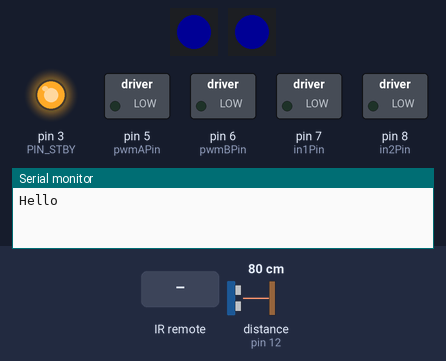
The program below on a simulated Arduino Uno, built with avr-gcc and run on an emulated ATmega328P. Parts: 2 × 1 RGB LEDs in strip order, left to right, switched loads named in the program (green lamp = pin HIGH), output pins drawn as LEDs (lit = HIGH), the last lines printed to the serial monitor. Wiring (inferred from the names in the program): ultrasonic range finder: trigger pin 13; echo pin 12. Inputs (shaded band) come from the test bench; at power-on: distance to the obstacle (sensor on pin 12) 80 cm. The echo pulse lasts 58.3 µs per cm; dim RGB values are drawn brighter than linear; pins used as bus, display or sensor lines are not drawn.

Above: at 1.2 s.
1.3 s: infrared code 0xB946FF00 received
At 1.46 s:
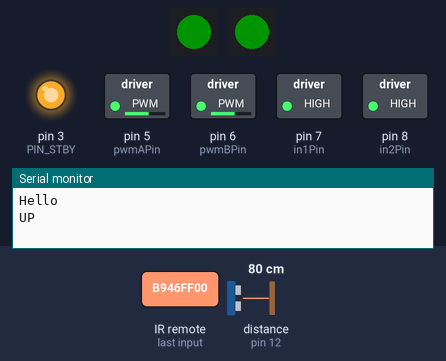
3.0 s: infrared code 0xEA15FF00 received
At 3.15 s:
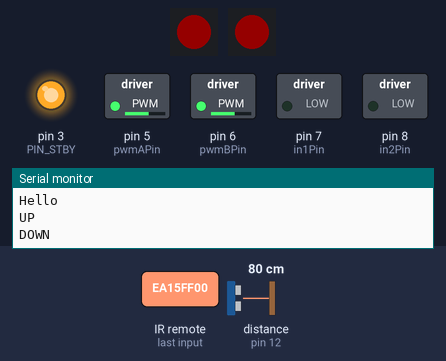
4.7 s: infrared code 0xBC43FF00 received
At 4.81 s:
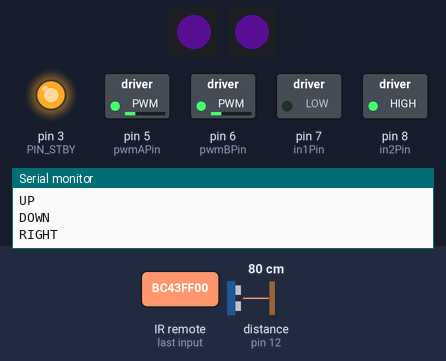
6.4 s: infrared code 0xBB44FF00 received
At 6.53 s:
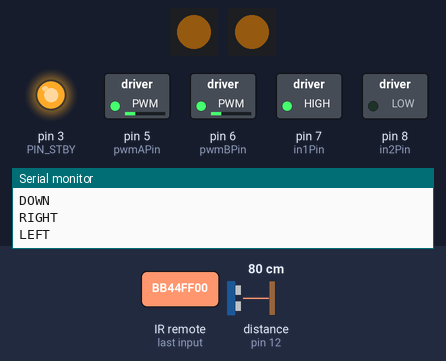
8.1 s: infrared code 0xBF40FF00 received
At 8.5 s:
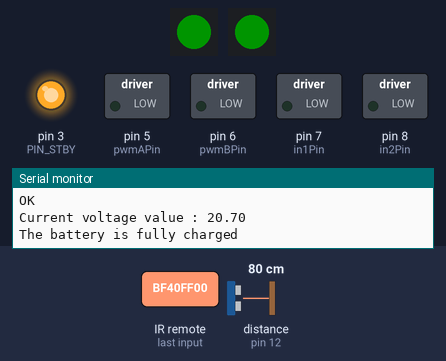
Timing chart, 0 to 11.1 s (numbered marks = the images above; inputs shaded):
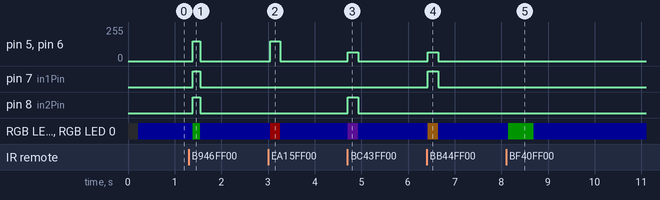

The program:

main.cpp
```cpp
#include <Arduino.h>
#include <IRremote.h>
#include "definitions.h"
#include "MotionControl.h"
#include "Battery.h"
#include "UltrasonicSensor.h"

UltrasonicSensor us(PIN_TRIG, PIN_ECHO);
int distanceCm;

//int Volt = 0;

//#include "demo_libraries.h"

MotionControl aserial;
unsigned long preMillis;
uint32_t commandReceived = 0;

const uint32_t buttonOK = 0xBF40FF00;
const uint32_t buttonUp = 0xB946FF00;
const uint32_t buttonDown = 0xEA15FF00;
const uint32_t buttonRight = 0xBC43FF00;
const uint32_t buttonLeft = 0xBB44FF00;

uint32_t Commands[] = {buttonOK, buttonUp, buttonDown, buttonRight, buttonLeft};
bool isCommand(uint32_t command);

void setup() {
    Serial.begin(9600);
    Serial.println("Hello");
    IrReceiver.begin(PIN_IR); // Start the receiver
    voltageInit(PIN_BT);
    us.init();
    distanceCm = us.computeDistance();
}

/*
 * Dobbiamo fare un test per capire esattamente il tempo di campionamento dei tasti
 * da parte del sensore ad infrarossi (diodo), così facendo potremo capire cosa succede
 */
__attribute__((unused)) void loop() {
    distanceCm = us.computeDistance();
//    Serial.println(distanceCm);

    if (IrReceiver.decode()) {
        IrReceiver.resume(); // Receive the next value

        uint32_t buttonReceived = IrReceiver.decodedIRData.decodedRawData;

        if (!isCommand(buttonReceived) && commandReceived != 0) {
            buttonReceived = commandReceived;
        }

        preMillis = millis();

        switch (buttonReceived) {
            case buttonOK:
                aserial.stop();
                Serial.println("OK");

                commandReceived = buttonOK;
                Voltage_Measure(PIN_BT);
                break;

            case buttonUp:
                distanceCm = us.computeDistance();
                Serial.println("UP");

                if(distanceCm < 30){
                    aserial.forward(50);
                }else{
                    aserial.forward(150);
                }
                commandReceived = buttonUp;
//                    IrReceiver.resume(); // Receive the next value
                break;

            case buttonDown:
                Serial.println("DOWN");

                aserial.backward(150);
                commandReceived = buttonDown;
                break;

            case buttonRight:
                Serial.println("RIGHT");

                aserial.right(65);
                commandReceived = buttonRight;
                break;

            case buttonLeft:
                Serial.println("LEFT");

                aserial.left(65);
                commandReceived = buttonLeft;
                break;

            default:
                Serial.println(buttonReceived, HEX);
                break;
        }
    }else{
        if(millis() - preMillis > 200){
            aserial.stop();
            preMillis = millis();
        }
    }
}

bool isCommand(uint32_t command) {
    for (uint32_t cmd : Commands) {
        if (cmd == command) {
            return true;
        }
    }
    return false;
}
```

Battery.h
```cpp
/******************************************************************************/
/**
* @file: Battery.h
* @description: in this file is intended to show the amount of battery
* @author: AngeloDamante
* @author: Vittorio Tiozzo
*/
/******************************************************************************/

#ifndef SMART_CAR_ARDUINO_BATTERY_H
#define SMART_CAR_ARDUINO_BATTERY_H

#include "Arduino.h"
#include "RGBLed.h"

void voltageInit(int pin);
void Voltage_Measure(int pin);


#endif //SMART_CAR_ARDUINO_BATTERY_H
```

Mission.h
```cpp
/********************************************************************************/
/**
 * @file: Mission.h
 * @description: Mission.h declaration
 * @authors: AngeloDamante
 * @authors: Vittorio Tiozzo
 */
/*******************************************************************************/

#ifndef SMART_CAR_ARDUINO_MISSION_H
#define SMART_CAR_ARDUINO_MISSION_H
/********************************************************************************/

//#include "UltrasonicSensor.h"
#include "MotionControl.h"

//MotionControl md(PIN_IN_RIGHT, PIN_IN_LEFT, PIN_PWM_RIGHT, PIN_PWM_LEFT, PIN_STBY);
//UltrasonicSensor us(PIN_TRIG, PIN_ECHO);

/*****************************************************************************/

#endif //SMART_CAR_ARDUINO_MISSION_H
```

MotionControl.h
```cpp
/********************************************************************************/
/**
* @file: moves.h
* @description: Smart Car moves declaration
* @author: AngeloDamante
* @author: Vittorio Tiozzo
*/
/********************************************************************************/

#ifndef SMART_CAR_ARDUINO_MOTIONCONTROL_H
#define SMART_CAR_ARDUINO_MOTIONCONTROL_H

#include "MotorDriver.h"
#include "definitions.h"
#include "RGBLed.h"

/********************************************************************************/
class MotionControl {
public:
    inline explicit MotionControl(
            int in1Pin = PIN_IN_RIGHT,
            int in2Pin = PIN_IN_LEFT,
            int pwmAPin = PIN_PWM_RIGHT,
            int pwmBPin = PIN_PWM_LEFT,
            int stbyPin = PIN_STBY) : md(in1Pin, in2Pin, pwmAPin, pwmBPin, stbyPin) {

        // code that running once time
        md.init();
        md.on();
        led.on();
    };

    /***
     * The car goes on
     * @param speed
     */
    void forward(int speed);

    /***
     * The car goes backward
     * @param speed
     */
    void backward(int speed);

    /***
     * The car goes left
     * @param speed
     */
    void left(int speed);

    /***
     * The car goes right
     * @param speed
     */
    void right(int speed);

    /***
     * The car goes left but in forward configuration
     * @param speed
     */
    void leftForward(int speed);

    /***
     * The car goes left but in backward configuration
     * @param speed
     */
    void leftBackward(int speed);

    /***
     * The car goes right but in forward configuration
     * @param speed
     */
    void rightForward(int speed);

    /***
     * The car goes right but in backward configuration
     * @param speed
     */
    void rightBackward(int speed);

    /***
     * The car stops
     */
    void stop();

private:
    // attributes, objects that you use in this module
    MotorDriver md;
    RGBLed led;
};


#endif //SMART_CAR_ARDUINO_MOTIONCONTROL_H
```

definitions.h
```cpp
/********************************************************************************/
/**
* @file: definitions.h
* @description: In this file there are all pin connections
* @author: AngeloDamante
* @author: Vittorio Tiozzo
*/
/********************************************************************************/
#ifndef DEFINITIONS_H
#define DEFINITIONS_H

//Battery
const int PIN_BT = A3;

//IR
const int PIN_IR = 9;

// Servo
const int PIN_SERVO = 10;

// US
const int PIN_ECHO = 12;
const int PIN_TRIG = 13;

// Motors
const int PIN_PWM_RIGHT = 5;
const int PIN_PWM_LEFT = 6;
const int PIN_IN_RIGHT = 7;
const int PIN_IN_LEFT = 8;
const int PIN_STBY = 3;

// Led
const int PIN_LED = 4;

#endif //DEFINITIONS_H
```

Battery.cpp
```cpp
/******************************************************************************/
/**
* @file: Battery.cpp
* @description: in this file is intended to show the amount of battery
* @author: AngeloDamante
* @author: Vittorio Tiozzo
*/
/******************************************************************************/

#include "Battery.h"
RGBLed led;
unsigned long pippo = 0;
void voltageInit(int pin){
    pinMode(pin, INPUT);
}

void Voltage_Measure(int pin)
{
    led.on();
    if (millis() - pippo > 1000) //Measured every 1000 milliseconds
    {
        pippo = millis();
        float voltage = (analogRead(pin) * 5 ) * ((10 + 1.5) / 1.5)/ 1024; //Read voltage value
        //float voltage = (analogRead(VOL_MEASURE_PIN) * 0.0375);
        voltage = voltage + (voltage * 0.08);
        Serial.print("Current voltage value : ");
        Serial.println(voltage);
        if(voltage>5.8){
            Serial.println("The battery is fully charged");
            led.show(0, 255, 0);
            delay(500);
        }else
            if(voltage <= 5.8 && voltage > 3.3){
                Serial.println("Medium battery");
//                led.show(255, 255, 0);
                delay(500);
            }else{
                Serial.println("Low battery");
                led.show(255, 0, 0);
                delay(500);
            }
    }
}
```

Mission.cpp
```cpp
/********************************************************************************/
/**
 * @file: Mission.cpp
 * @description: Mission.cpp initialization
 * @authors: AngeloDamante
 * @authors: Vittorio Tiozzo
 */
 /*******************************************************************************/

#include "mission.h"
```

MotionControl.cpp
```cpp
/********************************************************************************/
/**
* @file: moves.cpp
* @description: Smart Car moves declaration
* @author: AngeloDamante
* @author: Vittorio Tiozzo
*/
/********************************************************************************/

#include "MotionControl.h"

void MotionControl::forward(int speed) {
    md.go(Motor::RIGHT, speed);
    md.go(Motor::LEFT, speed);
    led.show(0, 255, 0);
}

void MotionControl::backward(int speed) {
    md.back(Motor::RIGHT, speed);
    md.back(Motor::LEFT, speed);
    led.show(255, 0, 0);
}

void MotionControl::left(int speed) {
    md.go(Motor::RIGHT, speed);
    md.back(Motor::LEFT, speed);
    led.show(247, 152, 27);
}

void MotionControl::right(int speed) {
    md.go(Motor::LEFT, speed);
    md.back(Motor::RIGHT, speed);
    led.show(152, 27, 247);
}

void MotionControl::leftForward(int speed) {
    md.go(Motor::RIGHT, speed);
    md.stop(Motor::LEFT);
    led.show(247, 233, 27);
}

void MotionControl::leftBackward(int speed) {
    md.back(Motor::RIGHT, speed);
    md.stop(Motor::LEFT);
    led.show(11, 252, 252);
}

void MotionControl::rightForward(int speed) {
    md.go(Motor::LEFT, speed);
    md.stop(Motor::RIGHT);
    led.show(131, 11, 252);
}

void MotionControl::rightBackward(int speed) {
    md.back(Motor::LEFT, speed);
    md.stop(Motor::RIGHT);
    led.show(252, 11, 156);
}

void MotionControl::stop() {
    md.stop(Motor::RIGHT);
    md.stop(Motor::LEFT);
    led.show(0, 0, 255);
}
```

Measured:
- after the input at 1.3 s, pin 5 (pwmAPin), pin 6 (pwmBPin): 0/255 → 150/255 after 0.08 s, → 0/255 0.17 s later; pin 7 (in1Pin), pin 8 (in2Pin): LOW → HIGH after 0.08 s, → LOW 0.17 s later; RGB LED 0, RGB LED 0: RGB(0, 0, 20) → RGB(0, 20, 0) after 0.08 s, → RGB(0, 0, 20) 0.17 s later
- after the input at 3.0 s, pin 5 (pwmAPin), pin 6 (pwmBPin): 0/255 → 150/255 after 0.05 s, → 0/255 0.22 s later; RGB LED 0, RGB LED 0: RGB(0, 0, 20) → RGB(20, 0, 0) after 0.05 s, → RGB(0, 0, 20) 0.22 s later
- after the input at 4.7 s, pin 5 (pwmAPin), pin 6 (pwmBPin): 0/255 → 65/255 at once, → 0/255 0.22 s later; pin 8 (in2Pin): LOW → HIGH at once, → LOW 0.22 s later; RGB LED 0, RGB LED 0: RGB(0, 0, 20) → RGB(12, 2, 20) at once, → RGB(0, 0, 20) 0.22 s later
- after the input at 6.4 s, pin 5 (pwmAPin), pin 6 (pwmBPin): 0/255 → 65/255 at once, → 0/255 0.22 s later; pin 7 (in1Pin): LOW → HIGH at once, → LOW 0.22 s later; RGB LED 0, RGB LED 0: RGB(0, 0, 20) → RGB(20, 12, 2) at once, → RGB(0, 0, 20) 0.22 s later
- after the input at 8.1 s, RGB LED 0, RGB LED 0: RGB(0, 0, 20) → RGB(0, 20, 0) at once, → RGB(0, 0, 20) 0.56 s later
